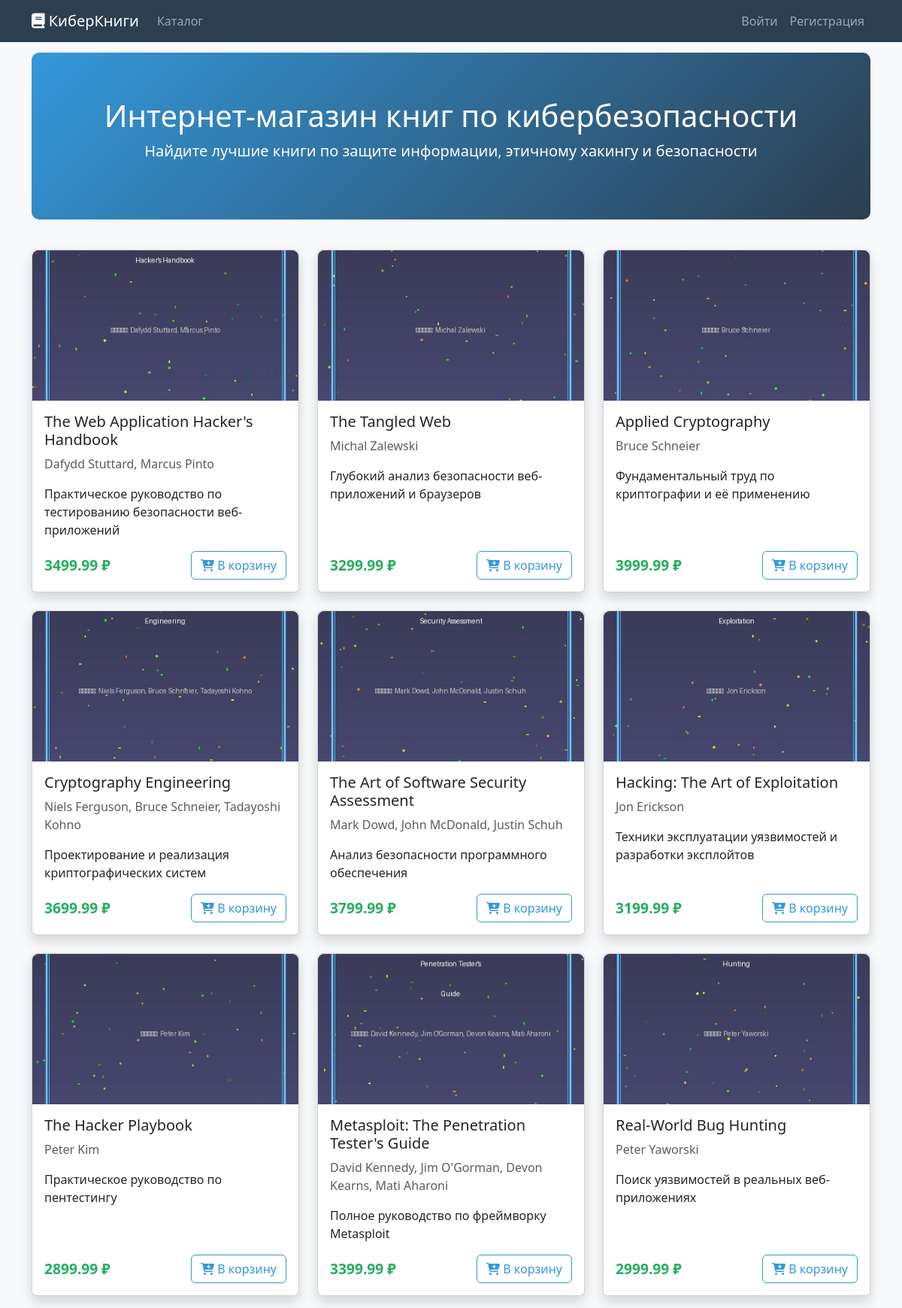
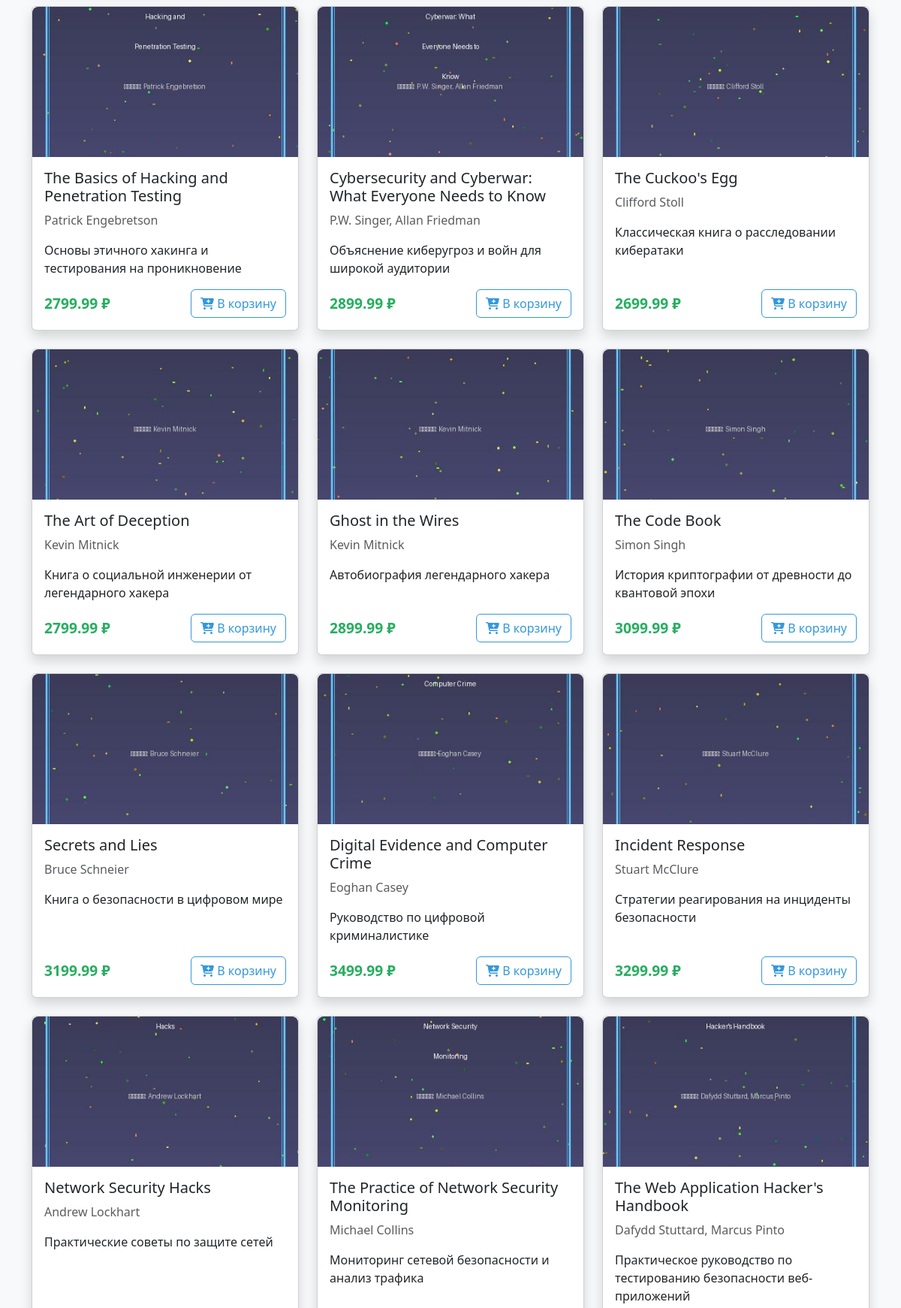
The page / (upper part) on the database its author committed (2 pictures, top to bottom).
### tables this page shows
CREATE TABLE books (
            id INTEGER PRIMARY KEY AUTOINCREMENT,
            title TEXT NOT NULL,
            author TEXT NOT NULL,
            description TEXT NOT NULL,
            price REAL NOT NULL,
            image_url TEXT NOT NULL
        );

### main.py (the view)
@app.route('/')
def index():
    conn = get_db_connection()
    books = conn.execute('SELECT * FROM books').fetchall()
    conn.close()
    return render_template('index.html', books=books)

### main.py (called while the page is built)
def get_db_connection():
    conn = sqlite3.connect(DATABASE)
    conn.row_factory = sqlite3.Row
    return conn

@app.context_processor
def inject_cart_count():
    if 'user_id' in session:
        conn = get_db_connection()
        cart_count = \
        conn.execute('SELECT COUNT(*) as count FROM cart WHERE user_id = ?', (session['user_id'],)).fetchone()['count']
        conn.close()
        return dict(cart_count=cart_count)
    return dict(cart_count=0)

### templates/index.html (shortened to what this page needs)
{% extends "base.html" %}
{% block content %}
<div class="hero-section text-center">
    <h1>Интернет-магазин книг по кибербезопасности</h1>
    <p class="lead">Найдите лучшие книги по защите информации, этичному хакингу и безопасности</p>
</div>
<div class="row">
    {% for book in books %}
    <div class="col-md-6 col-lg-4 mb-4">
        <div class="card h-100 shadow">
            <img src="{{ url_for('static', filename='images/' + book.image_url) }}"
                 class="card-img-top book-image" alt="{{ book.title }}">
            <div class="card-body d-flex flex-column">
                <h5 class="card-title">{{ book.title }}</h5>
                <p class="card-text text-muted">{{ book.author }}</p>
                <p class="card-text flex-grow-1">{{ book.description }}</p>
                <div class="mt-auto">
                    <div class="d-flex justify-content-between align-items-center">
                        <span class="price">{{ "%.2f"|format(book.price) }} ₽</span>
                        {% if session.user_id %}
                            <a href="{{ url_for('add_to_cart', book_id=book.id) }}" class="btn btn-primary">
                                <i class="fas fa-cart-plus"></i> В корзину
                            </a>
                        {% else %}
                            <a href="{{ url_for('login') }}" class="btn btn-outline-primary">
                                <i class="fas fa-cart-plus"></i> В корзину
                            </a>
                        {% endif %}
                    </div>
                </div>
            </div>
        </div>
    </div>
    {% endfor %}
</div>
{% endblock %}

### templates/base.html (shortened to what this page needs)
<!DOCTYPE html>
<html lang="ru">
<head>
    <link href="https://cdn.jsdelivr.net/npm/bootstrap@5.3.0/dist/css/bootstrap.min.css" rel="stylesheet">
    <link rel="stylesheet" href="https://cdnjs.cloudflare.com/ajax/libs/font-awesome/6.4.0/css/all.min.css">
</head>
<body>
    <nav class="navbar navbar-expand-lg navbar-dark fixed-top">
        <div class="container">
            <a class="navbar-brand" href="{{ url_for('index') }}">
                <i class="fas fa-book"></i> КиберКниги
            </a>
            <div class="collapse navbar-collapse" id="navbarNav">
                <ul class="navbar-nav me-auto">
                    <li class="nav-item">
                        <a class="nav-link" href="{{ url_for('index') }}">Каталог</a>
                    </li>
                </ul>
                <ul class="navbar-nav">
                    {% if session.user_id %}
                        <li class="nav-item">
                            <a class="nav-link" href="{{ url_for('cart') }}">
                                <i class="fas fa-shopping-cart"></i>
                                <span class="cart-icon">
                                    Корзина
                                    {% if cart_count > 0 %}
                                        <span class="cart-count">{{ cart_count }}</span>
                                    {% endif %}
                                </span>
                            </a>
                        </li>
                        <li class="nav-item">
                            <a class="nav-link" href="{{ url_for('logout') }}">Выйти ({{ session.username }})</a>
                        </li>
                    {% else %}
                        <li class="nav-item">
                            <a class="nav-link" href="{{ url_for('login') }}">Войти</a>
                        </li>
                        <li class="nav-item">
                            <a class="nav-link" href="{{ url_for('register') }}">Регистрация</a>
                        </li>
                    {% endif %}
                </ul>
            </div>
        </div>
    </nav>
    <main class="container">
        {% block content %}{% endblock %}
    </main>

### templates/base.html (style rules this page uses)
body { background-color: #f8f9fa; padding-top: 70px; }
.navbar { background-color: #2c3e50; }
.card { transition: transform 0.3s; height: 100%; }
.book-image { height: 200px; object-fit: cover; border-radius: 8px 8px 0 0; }
.price { color: #27ae60; font-weight: bold; font-size: 1.2em; }
.hero-section { background: linear-gradient(135deg, #3498db, #2c3e50); color: white; padding: 60px 0; margin-bottom: 40px; border-radius: 10px; }
.btn-outline-primary { color: #3498db; border-color: #3498db; }

### rows shown on the page
books: image_url (picture), title "The Web Application Hacker's Handbook", author "Dafydd Stuttard, Marcus Pinto", description "Практическое руководство по тестированию безопасности веб-приложений", price "3499.99"
books: image_url (picture), title "The Tangled Web", author "Michal Zalewski", description "Глубокий анализ безопасности веб-приложений и браузеров", price "3299.99"
books: image_url (picture), title "Applied Cryptography", author "Bruce Schneier", description "Фундаментальный труд по криптографии и её применению", price "3999.99"
books: image_url (picture), title "Cryptography Engineering", author "Niels Ferguson, Bruce Schneier, Tadayoshi Kohno", description "Проектирование и реализация криптографических систем", price "3699.99"
books: image_url (picture), title "The Art of Software Security Assessment", author "Mark Dowd, John McDonald, Justin Schuh", description "Анализ безопасности программного обеспечения", price "3799.99"
books: image_url (picture), title "Hacking: The Art of Exploitation", author "Jon Erickson", description "Техники эксплуатации уязвимостей и разработки эксплойтов", price "3199.99"
books: image_url (picture), title "The Hacker Playbook", author "Peter Kim", description "Практическое руководство по пентестингу", price "2899.99"
books: image_url (picture), title "Metasploit: The Penetration Tester's Guide", author "David Kennedy, Jim O'Gorman, Devon Kearns, Mati Aharoni", description "Полное руководство по фреймворку Metasploit", price "3399.99"
books: image_url (picture), title "Real-World Bug Hunting", author "Peter Yaworski", description "Поиск уязвимостей в реальных веб-приложениях", price "2999.99"
books: image_url (picture), title "The Basics of Hacking and Penetration Testing", author "Patrick Engebretson", description "Основы этичного хакинга и тестирования на проникновение", price "2799.99"
books: image_url (picture), title "Cybersecurity and Cyberwar: What Everyone Needs to Know", author "P.W. Singer, Allan Friedman", description "Объяснение киберугроз и войн для широкой аудитории", price "2899.99"
books: image_url (picture), title "The Cuckoo's Egg", author "Clifford Stoll", description "Классическая книга о расследовании кибератаки", price "2699.99"
books: image_url (picture), title "The Art of Deception", author "Kevin Mitnick", description "Книга о социальной инженерии от легендарного хакера", price "2799.99"
books: image_url (picture), title "Ghost in the Wires", author "Kevin Mitnick", description "Автобиография легендарного хакера", price "2899.99"
books: image_url (picture), title "The Code Book", author "Simon Singh", description "История криптографии от древности до квантовой эпохи", price "3099.99"
books: image_url (picture), title "Secrets and Lies", author "Bruce Schneier", description "Книга о безопасности в цифровом мире", price "3199.99"
books: image_url (picture), title "Digital Evidence and Computer Crime", author "Eoghan Casey", description "Руководство по цифровой криминалистике", price "3499.99"
books: image_url (picture), title "Incident Response", author "Stuart McClure", description "Стратегии реагирования на инциденты безопасности", price "3299.99"
books: image_url (picture), title "Network Security Hacks", author "Andrew Lockhart", description "Практические советы по защите сетей"
books: image_url (picture), title "The Practice of Network Security Monitoring", author "Michael Collins", description "Мониторинг сетевой безопасности и анализ трафика"
books: image_url (picture), title "The Web Application Hacker's Handbook", author "Dafydd Stuttard, Marcus Pinto", description "Практическое руководство по тестированию безопасности веб-приложений"
